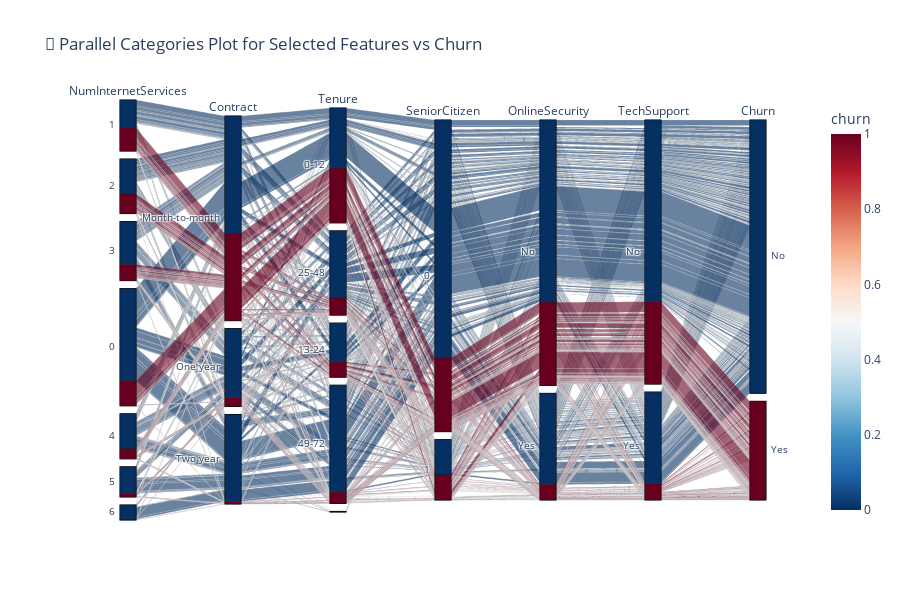

Notebook code cell kept with this figure:
### Markdown cell above
### Inter-Correlation with Parallel Categories Plot

### Code cell
df["Tenure"] = pd.cut(
    df["tenure"],
    bins=[0, 12, 24, 48, 72],
    labels=["0-12", "13-24", "25-48", "49-72"]
)
df["churn"] = df["Churn"].map({"No": 0, "Yes": 1})


# Parallel Categories Plot for tenure, contract type, senior citizen, num of internet service, online security, tech support Features vs Churn
fig = px.parallel_categories(
    df,
    dimensions=["NumInternetServices", "Contract", "Tenure", "SeniorCitizen", "OnlineSecurity", "TechSupport",  "Churn"],
    color="churn",
    color_continuous_scale=px.colors.sequential.RdBu_r,
    title="🧩 Parallel Categories Plot for Selected Features vs Churn"
)
fig.update_layout(height=600)
fig.show()

### Figure 1 — Plotly figure (JSON) as saved in the notebook; plotly's stock layout.template omitted (floating-point values rounded to 4 significant figures; data arrays with more than 128 entries replaced by an {"elided": "..."} marker saying what was removed)
{"data": [{"dimensions": [{"label": "NumInternetServices", "values": {"elided": "7043 int values"}}, {"label": "Contract", "values": {"elided": "7043 str values"}}, {"label": "Tenure", "values": {"elided": "7043 str values"}}, {"label": "SeniorCitizen", "values": {"elided": "7043 int values"}}, {"label": "OnlineSecurity", "values": {"elided": "7043 str values"}}, {"label": "TechSupport", "values": {"elided": "7043 str values"}}, {"label": "Churn", "values": {"elided": "7043 str values"}}], "domain": {"x": [0, 1], "y": [0, 1]}, "line": {"color": {"elided": "7043 int values"}, "coloraxis": "coloraxis"}, "name": "", "type": "parcats"}], "layout": {"coloraxis": {"colorbar": {"title": {"text": "churn"}}, "colorscale": [[0, "rgb(5,48,97)"], [0.1, "rgb(33,102,172)"], [0.2, "rgb(67,147,195)"], [0.3, "rgb(146,197,222)"], [0.4, "rgb(209,229,240)"], [0.5, "rgb(247,247,247)"], [0.6, "rgb(253,219,199)"], [0.7, "rgb(244,165,130)"], [0.8, "rgb(214,96,77)"], [0.9, "rgb(178,24,43)"], [1, "rgb(103,0,31)"]]}, "height": 600, "legend": {"tracegroupgap": 0}, "title": {"text": "🔄 Parallel Categories Plot for Selected Features vs Churn"}}}
